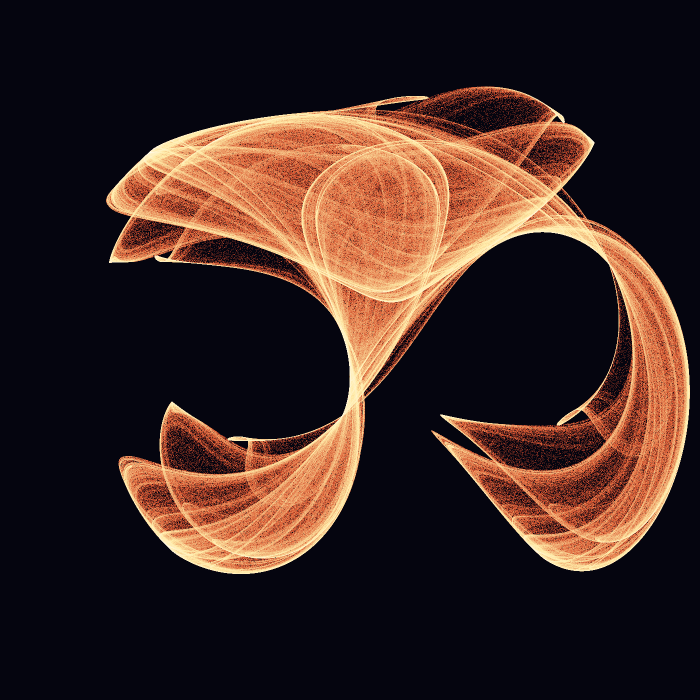
#> input picture code/attractors/out/ember_wing.png, 1400 x 1400 px (shown at 1/2 size)
$ python contact_sheet.py
#> lines starting #> are read from the running program, lines starting #| are printed output that depends on the picture
"""Assemble the gallery into a single 3x2 contact sheet."""

from PIL import Image, ImageDraw, ImageFont
import os

THIS_DIR = os.path.dirname(os.path.abspath(__file__))
OUT_DIR = os.path.join(THIS_DIR, "out")

ORDER = [
    ("ember_wing.png",    "a=-1.4  b=1.6   c=1.0   d=0.7"),
    ("ice_lattice.png",   "a=1.7   b=1.7   c=0.6   d=1.2"),
    ("viridis_petal.png", "a=-1.7  b=1.3   c=-0.1  d=-1.21"),
    ("ember_storm.png",   "a=-1.8  b=-2.0  c=-0.5  d=-0.9"),
    ("ice_currents.png",  "a=1.5   b=-1.8  c=1.6   d=0.9"),
    ("ink_braid.png",     "a=-2.0  b=-2.0  c=-1.2  d=2.0"),
]

CELL = 600
PAD = 16
LABEL_H = 36
COLS, ROWS = 3, 2
W = COLS * CELL + (COLS + 1) * PAD
H = ROWS * (CELL + LABEL_H) + (ROWS + 1) * PAD

sheet = Image.new("RGB", (W, H), (10, 10, 12))
draw = ImageDraw.Draw(sheet)

try:
    font = ImageFont.truetype("/usr/share/fonts/dejavu-sans-mono-fonts/DejaVuSansMono.ttf", 16)
except Exception:
    font = ImageFont.load_default()

for idx, (fname, label) in enumerate(ORDER):
    r, c = divmod(idx, COLS)
    img = Image.open(os.path.join(OUT_DIR, fname)).resize((CELL, CELL), Image.LANCZOS)
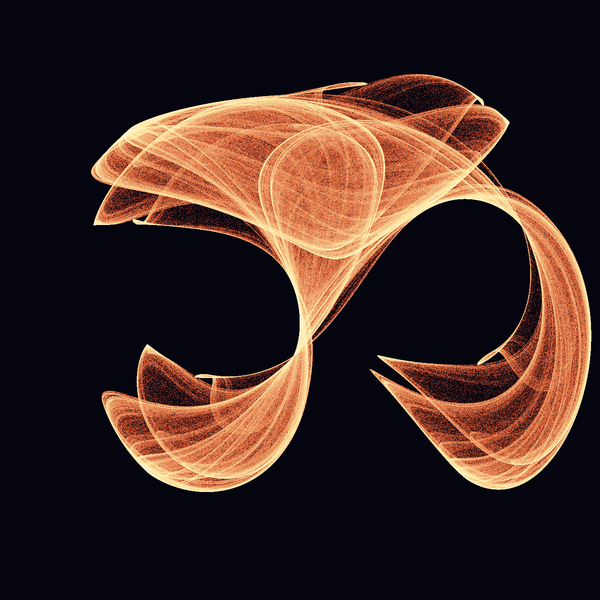
#> img: PIL image 600x600 RGB; mean R, G, B 60.8, 39.3, 34.7
    x = PAD + c * (CELL + PAD)
    y = PAD + r * (CELL + LABEL_H + PAD)
    sheet.paste(img, (x, y))
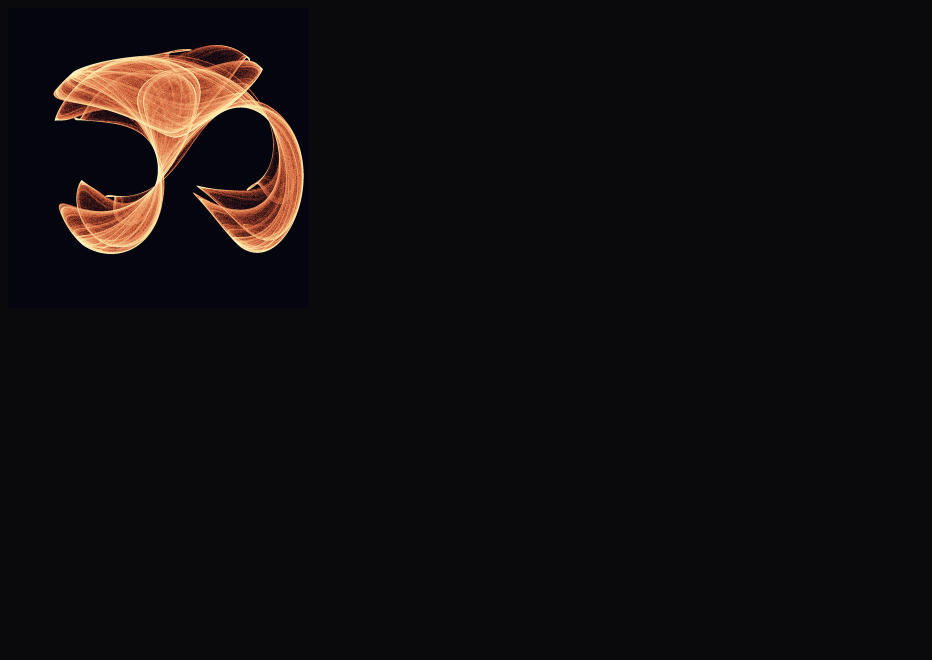
#> sheet: PIL image 1864x1320 RGB (shown at 1/2 size); mean R, G, B 17.4, 14.3, 15.3
    draw.text((x + 6, y + CELL + 8), label, fill=(200, 200, 210), font=font)
#> pass 2 of the loop `for idx, (fname, label) in enumerate(ORDER):`:
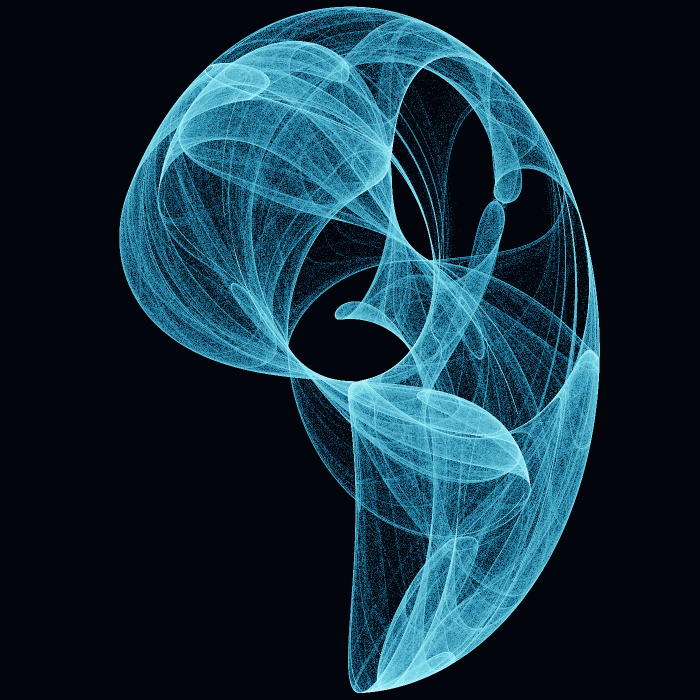
#> input picture code/attractors/out/ice_lattice.png, 1400 x 1400 px (shown at 1/2 size)
#> `img = Image.open(os.path.join(OUT_DIR, fname)).resize((CELL, CELL), Im..`:
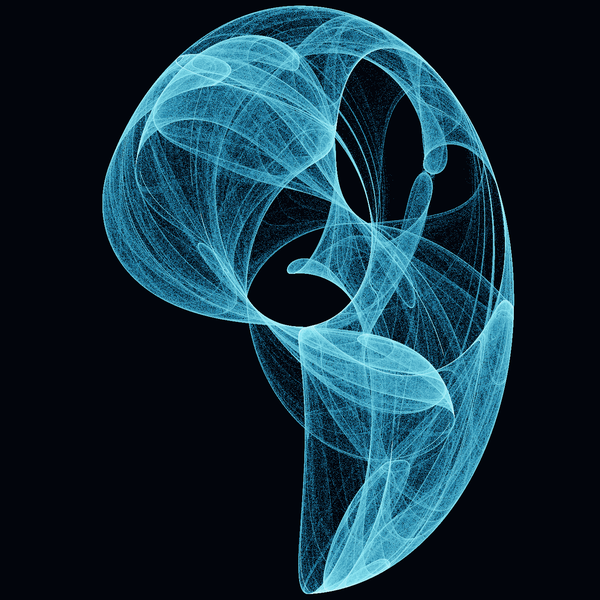
#> img: PIL image 600x600 RGB; mean R, G, B 18.1, 46.4, 60
#> `sheet.paste(img, (x, y))`:
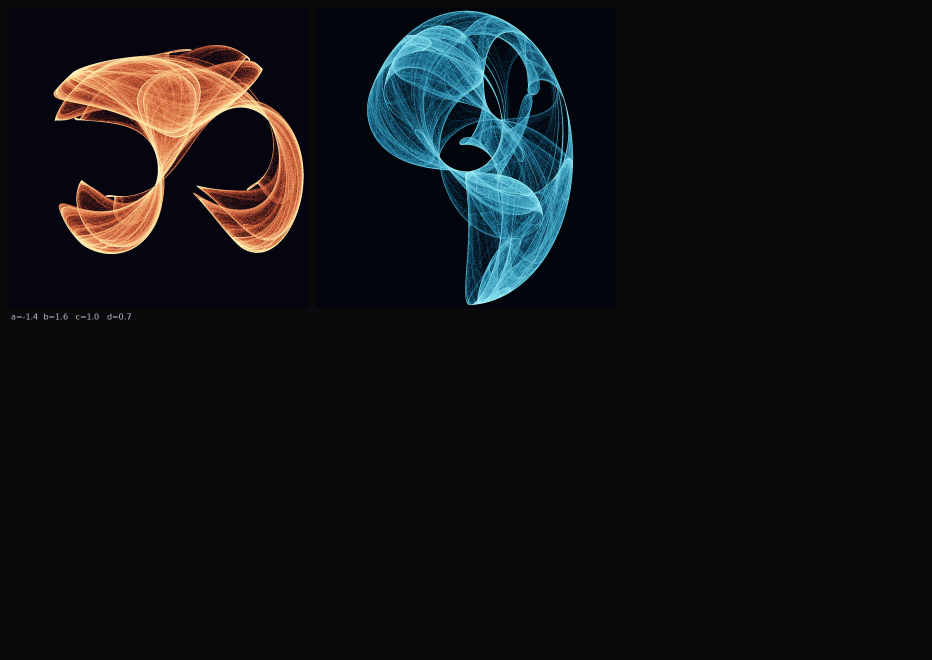
#> sheet: PIL image 1864x1320 RGB (shown at 1/2 size); mean R, G, B 18.7, 19.6, 22.4
#> pass 3 of the loop `for idx, (fname, label) in enumerate(ORDER):`:
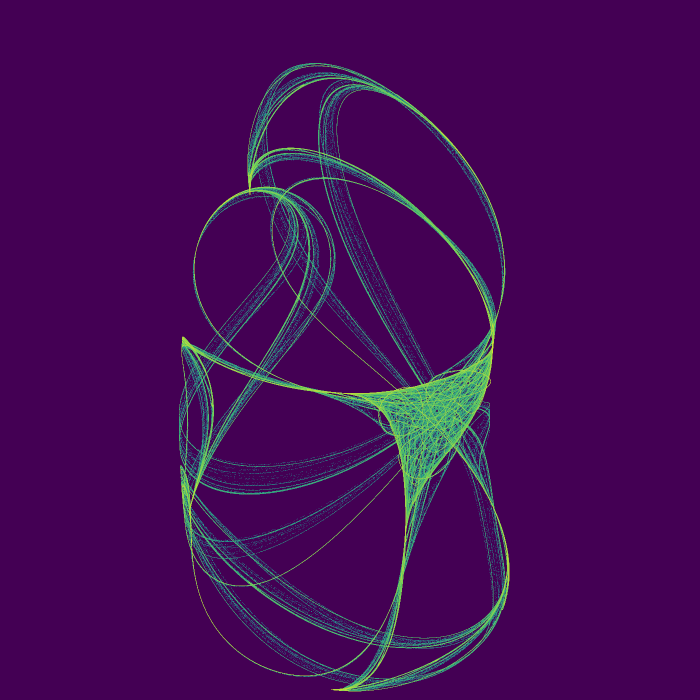
#> input picture code/attractors/out/viridis_petal.png, 1400 x 1400 px (shown at 1/2 size)
#> `img = Image.open(os.path.join(OUT_DIR, fname)).resize((CELL, CELL), Im..`:
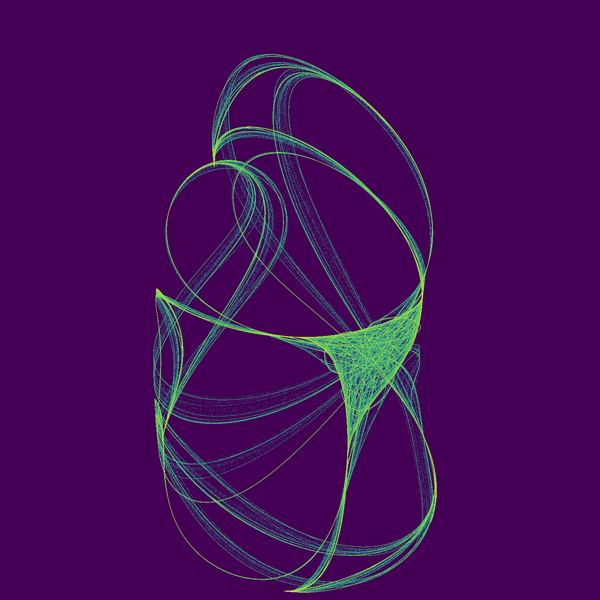
#> img: PIL image 600x600 RGB; mean R, G, B 68.4, 11.6, 86.1
#> `sheet.paste(img, (x, y))`:
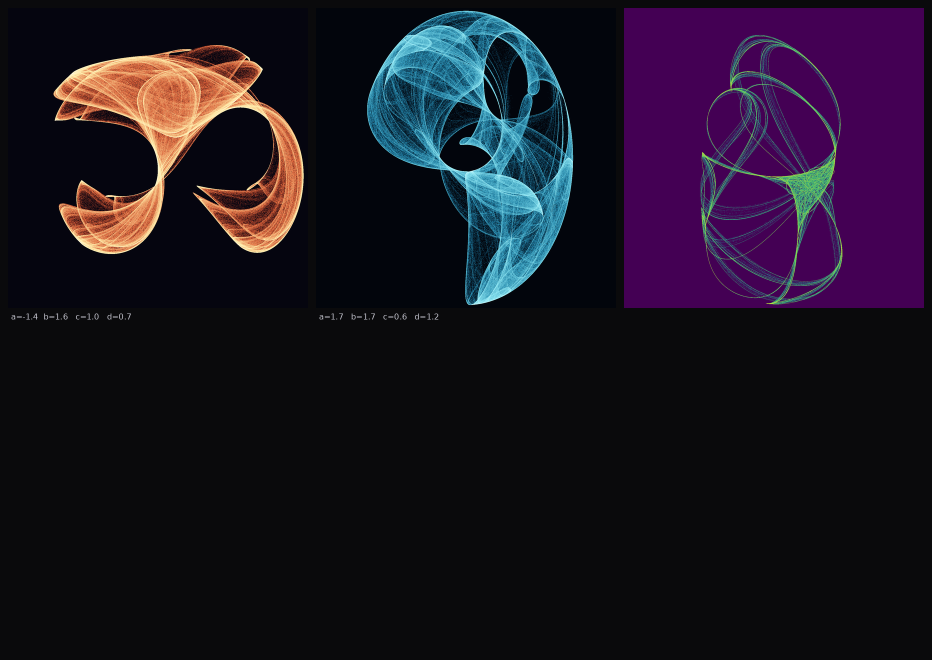
#> sheet: PIL image 1864x1320 RGB (shown at 1/2 size); mean R, G, B 27.2, 19.9, 33.3
#> the loop made 6 passes; the first 3 are shown

out_path = os.path.join(OUT_DIR, "_contact_sheet.png")
sheet.save(out_path)
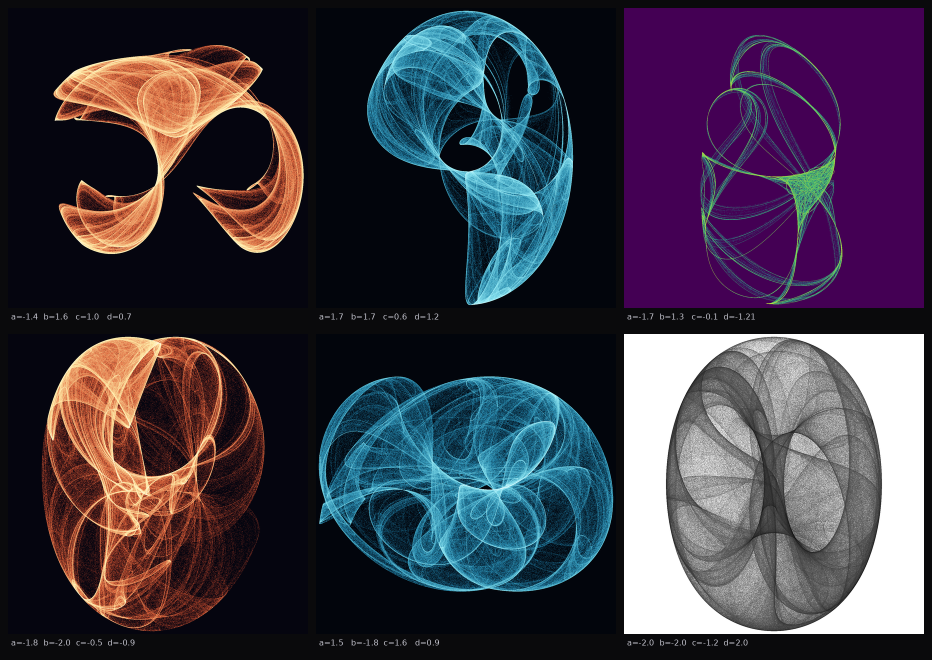
#> saved as _contact_sheet.png: PIL image 1864x1320 RGB (shown at 1/2 size); mean R, G, B 62.9, 56.6, 70.7
print(out_path)
#| code/attractors/out/_contact_sheet.png
